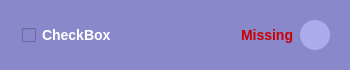
<?xml version="1.0" encoding="UTF-8"?>
<ui version="4.0">
 <class>FolderOptionWidget</class>
 <widget class="QWidget" name="FolderOptionWidget">
  <property name="geometry">
   <rect>
    <x>0</x>
    <y>0</y>
    <width>350</width>
    <height>66</height>
   </rect>
  </property>
  <property name="font">
   <font>
    <pointsize>-1</pointsize>
    <weight>75</weight>
    <bold>true</bold>
   </font>
  </property>
  <property name="windowTitle">
   <string>Form</string>
  </property>
  <property name="styleSheet">
   <string notr="true">QWidget{background-color: rgb(136, 136, 203);
color:White;
font-weight:bold;
font-size: 14px;}

QLineEdit {
	font-size: 14px;
	text-align: center;
}

QGroupBox{
	border: 1px transparent;
	border-radius: 10px;
}</string>
  </property>
  <layout class="QHBoxLayout" name="horizontalLayout">
   <item>
    <widget class="QGroupBox" name="MainGroupBox">
     <property name="sizePolicy">
      <sizepolicy hsizetype="Preferred" vsizetype="Fixed">
       <horstretch>0</horstretch>
       <verstretch>0</verstretch>
      </sizepolicy>
     </property>
     <property name="title">
      <string/>
     </property>
     <layout class="QHBoxLayout" name="horizontalLayout_2">
      <item>
       <widget class="QCheckBox" name="OptionName">
        <property name="sizePolicy">
         <sizepolicy hsizetype="Preferred" vsizetype="Preferred">
          <horstretch>0</horstretch>
          <verstretch>0</verstretch>
         </sizepolicy>
        </property>
        <property name="minimumSize">
         <size>
          <width>50</width>
          <height>30</height>
         </size>
        </property>
        <property name="maximumSize">
         <size>
          <width>270</width>
          <height>30</height>
         </size>
        </property>
        <property name="cursor">
         <cursorShape>PointingHandCursor</cursorShape>
        </property>
        <property name="styleSheet">
         <string notr="true">padding-left:2px</string>
        </property>
        <property name="text">
         <string>CheckBox</string>
        </property>
       </widget>
      </item>
      <item>
       <spacer name="horizontalSpacer">
        <property name="orientation">
         <enum>Qt::Horizontal</enum>
        </property>
        <property name="sizeHint" stdset="0">
         <size>
          <width>20</width>
          <height>20</height>
         </size>
        </property>
       </spacer>
      </item>
      <item>
       <widget class="QLabel" name="label">
        <property name="styleSheet">
         <string notr="true">color:rgb(202, 0, 0);</string>
        </property>
        <property name="text">
         <string>Missing</string>
        </property>
       </widget>
      </item>
      <item>
       <widget class="QPushButton" name="FolderButton">
        <property name="minimumSize">
         <size>
          <width>30</width>
          <height>30</height>
         </size>
        </property>
        <property name="maximumSize">
         <size>
          <width>30</width>
          <height>30</height>
         </size>
        </property>
        <property name="cursor">
         <cursorShape>PointingHandCursor</cursorShape>
        </property>
        <property name="styleSheet">
         <string notr="true">QPushButton{
	border: 0px transparent;
	border-radius: 15px;
	background: rgb(172, 172, 236);
}

QPushButton:hover{
	background: rgb(103, 103, 154)
	
}</string>
        </property>
        <property name="text">
         <string/>
        </property>
       </widget>
      </item>
     </layout>
    </widget>
   </item>
  </layout>
 </widget>
 <resources/>
 <connections/>
</ui>
